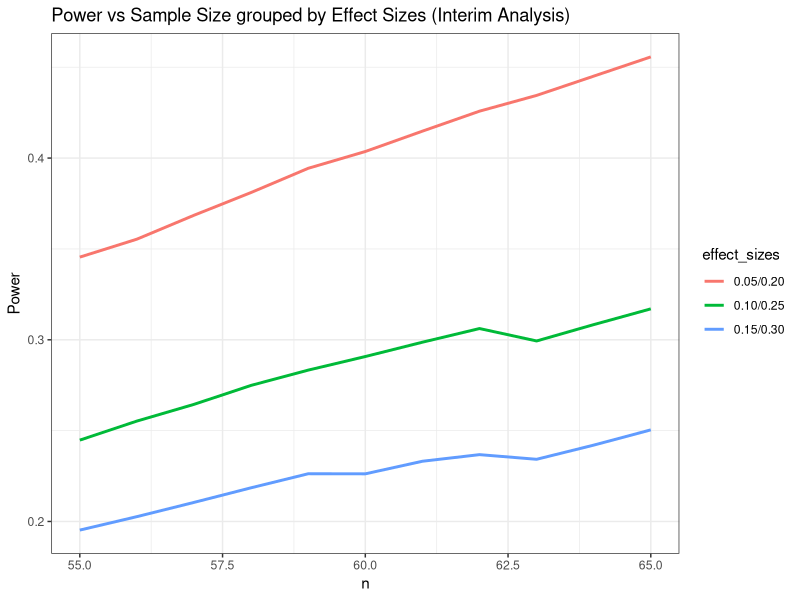
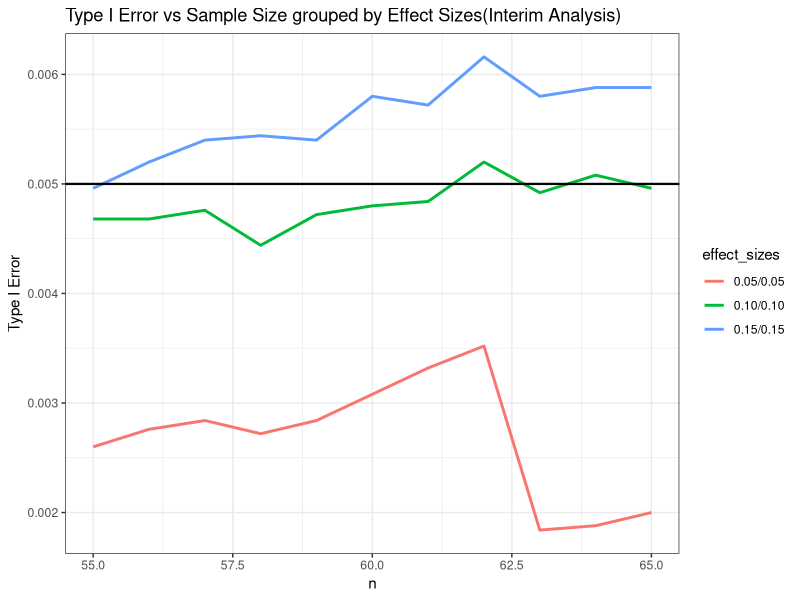
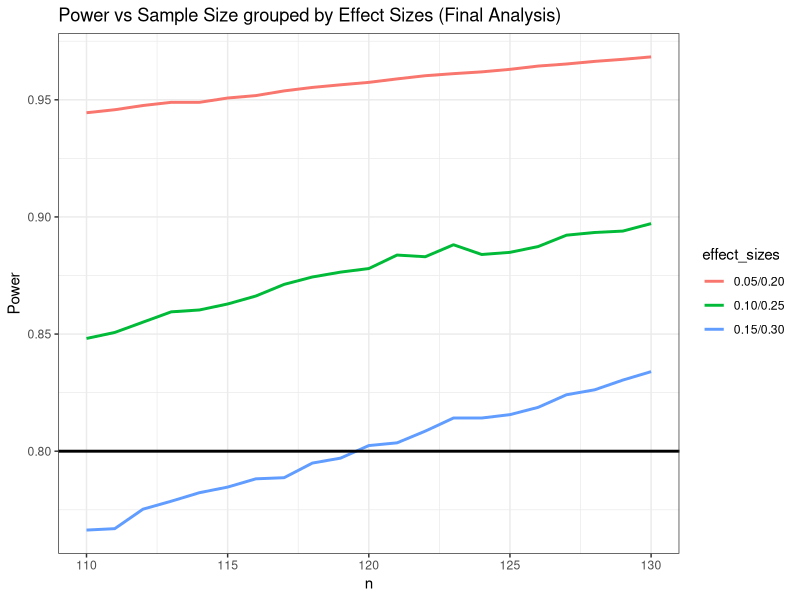
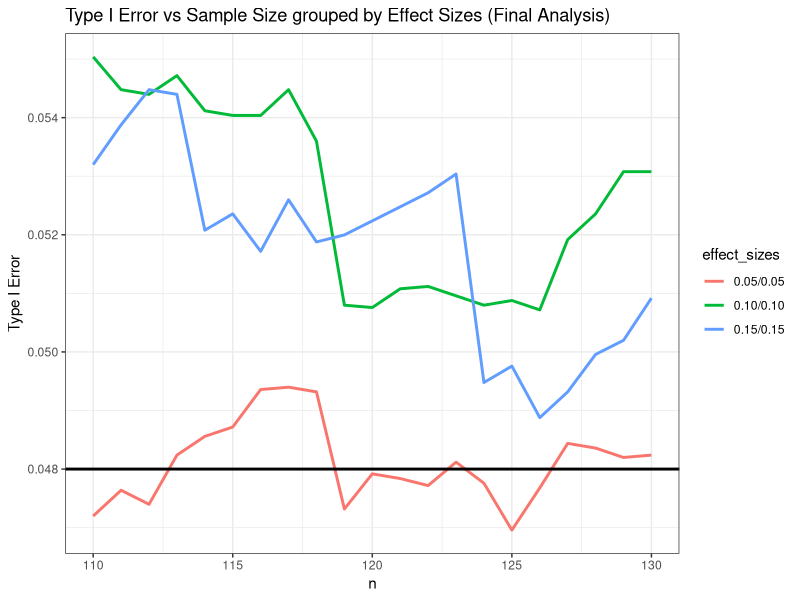
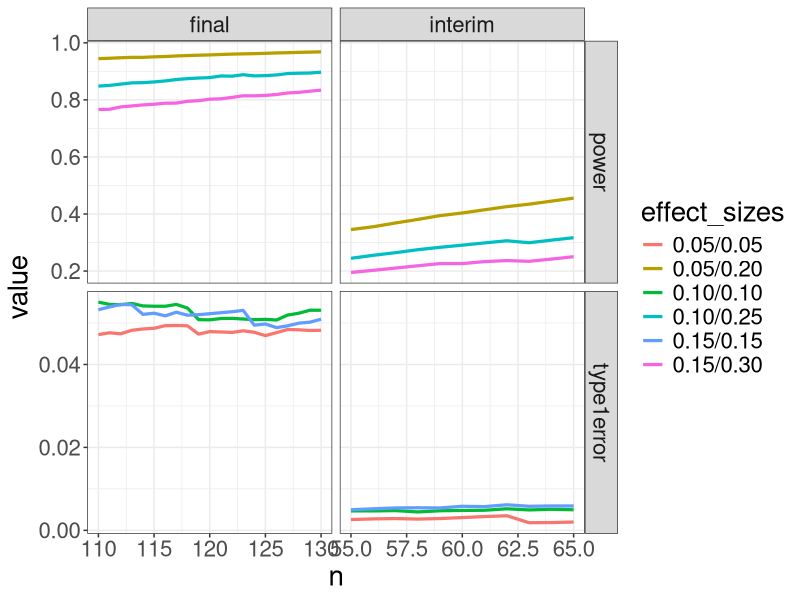

Generate these figures, in order, with R:
library(tidyverse)

###Number of simulations###

(1.96/0.005)^2*(0.2*0.8)

###Simulations###
trial_sim_bernoulli <- function(n_sim, 
                                n_A, 
                                n_B, 
                                pA,
                                pB,
                                seed = sample(.Machine$integer.max, 1)) {
  set.seed(seed)
  start_sim = Sys.time();
  all_data_A <- 
    rbinom(n_sim, n_A, pA) / n_A;
  all_data_B <-
    rbinom(n_sim, n_B, pB) / n_B;
  estimated_sigmasq_A <- all_data_A * (1 -  all_data_A);
  estimated_sigmasq_B <- all_data_B * (1 -  all_data_B);
  z_stat <-
    (all_data_A - all_data_B) / 
    sqrt(estimated_sigmasq_A / n_A + estimated_sigmasq_B / n_B);
  list(pvalues_t = 2 * pnorm(q = abs(z_stat), mean = 0, sd = 1, 
                          lower.tail = FALSE), 
       runtime = Sys.time() - start_sim);  
}

trial_sim_bernoulli_new <- function(n_sim, 
                                n_A, 
                                n_B, 
                                pA,
                                pB,
                                seed = sample(.Machine$integer.max, 1)) {
  set.seed(seed)
  start_sim = Sys.time();
  all_data_A <- 
    rbinom(n_sim, n_A, pA) / n_A;
  all_data_B <-
    rbinom(n_sim, n_B, pB) / n_B;
  estimated_sigmasq_A <- all_data_A * (1 -  all_data_A);
  estimated_sigmasq_B <- all_data_B * (1 -  all_data_B);
  z_stat <-
    (all_data_A - all_data_B) / 
    sqrt(estimated_sigmasq_A / n_A + estimated_sigmasq_B / n_B);
  pvalues_t = 2 * pnorm(q = abs(z_stat), 
                          mean = 0, sd = 1, 
                          lower.tail = FALSE);
  return(data.frame(z_stat, pvalues_t))
}

###Trying different sample sizes###

#Interim analysis
pvals_interim_null_1 = list()
pvals_interim_null_2 = list()
pvals_interim_null_3 = list()
type1error_interim_1 = c()
type1error_interim_2 = c()
type1error_interim_3= c()

pvals_interim_alt_1 = list()
pvals_interim_alt_2 = list()
pvals_interim_alt_3 = list()
power_interim_1 = c()
power_interim_2 = c()
power_interim_3 = c()

for(i in 55:65){
  
  pvals_interim_null_1[[i]] = unname(unlist(trial_sim_bernoulli(25000, i, i, 0.05, 0.05, seed = 456)))
  pvals_interim_null_2[[i]] = unname(unlist(trial_sim_bernoulli(25000, i, i, 0.1, 0.1, seed = 456)))
  pvals_interim_null_3[[i]] = unname(unlist(trial_sim_bernoulli(25000, i, i, 0.15, 0.15, seed = 456)))
  
  type1error_interim_1[i] = length(which(pvals_interim_null_1[[i]]<0.005))/length(pvals_interim_null_1[[i]])
  type1error_interim_2[i] = length(which(pvals_interim_null_2[[i]]<0.005))/length(pvals_interim_null_2[[i]])
  type1error_interim_3[i] = length(which(pvals_interim_null_3[[i]]<0.005))/length(pvals_interim_null_3[[i]])
  
  pvals_interim_alt_1[[i]] = unname(unlist(trial_sim_bernoulli(25000, i, i, 0.05, 0.2, seed = 456)))
  pvals_interim_alt_2[[i]] = unname(unlist(trial_sim_bernoulli(25000, i, i, 0.1, 0.25, seed = 456)))
  pvals_interim_alt_3[[i]] = unname(unlist(trial_sim_bernoulli(25000, i, i, 0.15, 0.3, seed = 456)))
  
  power_interim_1[i] = length(which(pvals_interim_alt_1[[i]]<0.005))/length(pvals_interim_alt_1[[i]])
  power_interim_2[i] = length(which(pvals_interim_alt_2[[i]]<0.005))/length(pvals_interim_alt_2[[i]])
  power_interim_3[i] = length(which(pvals_interim_alt_3[[i]]<0.005))/length(pvals_interim_alt_3[[i]])
}

type1error_interim_1 = type1error_interim_1[55:65]
type1error_interim_2 = type1error_interim_2[55:65]
type1error_interim_3 = type1error_interim_3[55:65]

power_interim_1 = power_interim_1[55:65]
power_interim_2 = power_interim_2[55:65]
power_interim_3 = power_interim_3[55:65]


#Final Analysis
pvals_final_null_1 = list()
pvals_final_null_2 = list()
pvals_final_null_3 = list()
type1error_final_1 = c()
type1error_final_2 = c()
type1error_final_3= c()

pvals_final_alt_1 = list()
pvals_final_alt_2 = list()
pvals_final_alt_3 = list()
power_final_1 = c()
power_final_2 = c()
power_final_3 = c()

for(i in 110:130){
  
  pvals_final_null_1[[i]] = unname(unlist(trial_sim_bernoulli(25000, i, i, 0.05, 0.05, seed = 456)))
  pvals_final_null_2[[i]] = unname(unlist(trial_sim_bernoulli(25000, i, i, 0.1, 0.1, seed = 456)))
  pvals_final_null_3[[i]] = unname(unlist(trial_sim_bernoulli(25000, i, i, 0.15, 0.15, seed = 456)))
  
  type1error_final_1[i] = length(which(pvals_final_null_1[[i]]<0.048))/length(pvals_final_null_1[[i]])
  type1error_final_2[i] = length(which(pvals_final_null_2[[i]]<0.048))/length(pvals_final_null_2[[i]])
  type1error_final_3[i] = length(which(pvals_final_null_3[[i]]<0.048))/length(pvals_final_null_3[[i]])
  
  pvals_final_alt_1[[i]] = unname(unlist(trial_sim_bernoulli(25000, i, i, 0.05, 0.2, seed = 456)))
  pvals_final_alt_2[[i]] = unname(unlist(trial_sim_bernoulli(25000, i, i, 0.1, 0.25, seed = 456)))
  pvals_final_alt_3[[i]] = unname(unlist(trial_sim_bernoulli(25000, i, i, 0.15, 0.3, seed = 456)))
  
  power_final_1[i] = length(which(pvals_final_alt_1[[i]]<0.048))/length(pvals_final_alt_1[[i]])
  power_final_2[i] = length(which(pvals_final_alt_2[[i]]<0.048))/length(pvals_final_alt_2[[i]])
  power_final_3[i] = length(which(pvals_final_alt_3[[i]]<0.048))/length(pvals_final_alt_3[[i]])
}

type1error_final_1 = type1error_final_1[110:130]
type1error_final_2 = type1error_final_2[110:130]
type1error_final_3 = type1error_final_3[110:130]

power_final_1 = power_final_1[110:130]
power_final_2 = power_final_2[110:130]
power_final_3 = power_final_3[110:130]

type1error_interim = data.frame(cbind(type1error_interim_1, type1error_interim_2, type1error_interim_3))
type1error_final = data.frame(cbind(type1error_final_1, type1error_final_2, type1error_final_3))

power_interim = data.frame(cbind(power_interim_1, power_interim_2, power_interim_3))
power_final = data.frame(cbind(power_final_1, power_final_2, power_final_3))

final = cbind(type1error_final, power_final)
interim = cbind(type1error_interim, power_interim)

final$n = 110:130
interim$n = 55:65

newfinal = final %>%
  pivot_longer(c(type1error_final_1, type1error_final_2, type1error_final_3, power_final_1, power_final_2, power_final_3),
               names_to = "effect_sizes", values_to = "value")

newinterim = interim %>%
  pivot_longer(c(type1error_interim_1, type1error_interim_2, type1error_interim_3, power_interim_1, power_interim_2, power_interim_3),
               names_to = "effect_sizes", values_to = "value")


newvar_final = str_split(newfinal$effect_sizes, pattern = "_", n = nrow(newfinal))
newvar_interim = str_split(newinterim$effect_sizes, pattern = "_", n = nrow(newinterim))

for(i in 1:nrow(newfinal)){
  newfinal$stat[i] = newvar_final[[i]][1]
  newfinal$effect_sizes[i] = newvar_final[[i]][3]
}

for(i in 1:nrow(newinterim)){
  newinterim$stat[i] = newvar_interim[[i]][1]
  newinterim$effect_sizes[i] = newvar_interim[[i]][3]
}

newfinal$effect_sizes = ifelse(newfinal$effect_sizes == 1 & newfinal$stat == "type1error", "0.05/0.05", 
                               ifelse(newfinal$effect_sizes == 1 & newfinal$stat == "power", "0.05/0.20",
                                      ifelse(newfinal$effect_sizes == 2 & newfinal$stat == "type1error", "0.10/0.10", 
                                             ifelse(newfinal$effect_sizes == 2 & newfinal$stat == "power", "0.10/0.25",
                                                    ifelse(newfinal$effect_sizes == 3 & newfinal$stat == "type1error", "0.15/0.15", 
                                                           "0.15/0.30")))))

newinterim$effect_sizes = ifelse(newinterim$effect_sizes == 1 & newinterim$stat == "type1error", "0.05/0.05", 
                               ifelse(newinterim$effect_sizes == 1 & newinterim$stat == "power", "0.05/0.20",
                                      ifelse(newinterim$effect_sizes == 2 & newinterim$stat == "type1error", "0.10/0.10", 
                                             ifelse(newinterim$effect_sizes == 2 & newinterim$stat == "power", "0.10/0.25",
                                                    ifelse(newinterim$effect_sizes == 3 & newinterim$stat == "type1error", "0.15/0.15", 
                                                           "0.15/0.30")))))

####Plots####
library(tidyverse)


#Power vs Sample size for interim analysis
ggplot(data = newinterim[newinterim$stat=="power",], aes(x = n, y = value, color = effect_sizes)) + geom_line(size = 1) + scale_fill_discrete(name = "Effect Sizes") + labs(title = "Power vs Sample Size grouped by Effect Sizes (Interim Analysis)", y = "Power") + theme_bw()

#Type I error vs Sample size for interim analysis
ggplot(data = newinterim[newinterim$stat=="type1error",], aes(x = n, y = value, color = effect_sizes)) + geom_line(size = 1) + scale_fill_discrete(name = "Effect Sizes") + labs(title = "Type I Error vs Sample Size grouped by Effect Sizes(Interim Analysis)", y = "Type I Error") + theme_bw() + geom_hline(aes(yintercept = 0.005), size = 0.75)


#Power vs Sample size for final analysis
ggplot(data = newfinal[newfinal$stat=="power",], aes(x = n, y = value, color = effect_sizes)) + geom_line(size = 1) + scale_fill_discrete(name = "Effect Sizes") + labs(title = "Power vs Sample Size grouped by Effect Sizes (Final Analysis)", y = "Power") + theme_bw() + geom_hline(aes(yintercept = 0.8), size = 1)

which(newfinal$stat == "power" & newfinal$value >= .80 & newfinal$effect_sizes == "0.15/0.30")

#Type I error vs Sample size for final analysis
ggplot(data = newfinal[newfinal$stat=="type1error",], aes(x = n, y = value, color = effect_sizes)) + geom_line(size = 1) + scale_fill_discrete(name = "Effect Sizes") + labs(title = "Type I Error vs Sample Size grouped by Effect Sizes (Final Analysis)", y = "Type I Error") + theme_bw() + geom_hline(aes(yintercept = 0.048), size = 1)



#Facet Wrapping

newfinal$stage = "final"
newinterim$stage = "interim"

newdata = rbind(newfinal, newinterim)

ggplot(data = newdata, aes(x = n, y = value, color = effect_sizes)) + geom_line(size = 1.1) + theme_bw() + facet_grid(stat ~ stage, scales = "free", ) + theme(text = element_text(size = 20))

#Recommended sample size is 120 patients per arm


###Probability of each outcome###

df_interim_null_1 = trial_sim_bernoulli_new(25000, 60, 60, 0.05, 0.05, seed = 456)
df_interim_null_2 = trial_sim_bernoulli_new(25000, 60, 60, 0.1, 0.1, seed = 456)
df_interim_null_3 = trial_sim_bernoulli_new(25000, 60, 60, 0.15, 0.15, seed = 456)
  
zstat_interim_null_1 = df_interim_null_1$z_stat
zstat_interim_null_2 = df_interim_null_2$z_stat
zstat_interim_null_3 = df_interim_null_3$z_stat
  
df_interim_alt_1 = trial_sim_bernoulli_new(25000, 60, 60, 0.05, 0.2, seed = 456)
df_interim_alt_2 = trial_sim_bernoulli_new(25000, 60, 60, 0.1, 0.25, seed = 456)
df_interim_alt_3 = trial_sim_bernoulli_new(25000, 60, 60, 0.15, 0.3, seed = 456)

zstat_interim_alt_1 = df_interim_alt_1$z_stat
zstat_interim_alt_2 = df_interim_alt_2$z_stat
zstat_interim_alt_3 = df_interim_alt_3$z_stat


#These are the probabilities of stopping at the interim under the null
prop_SOC_better_interim_null_1 = sum(zstat_interim_null_1>2.81, na.rm = T)/length(zstat_interim_null_1) #Removing 60 missing values
prop_trt_better_interim_null_1 = sum(zstat_interim_null_1 < -2.81, na.rm = T)/length(zstat_interim_null_1) #Removing 60 missing values

prop_SOC_better_interim_null_2 = sum(zstat_interim_null_2>2.81)/length(zstat_interim_null_2)
prop_trt_better_interim_null_2 = sum(zstat_interim_null_2 < -2.81)/length(zstat_interim_null_2)

prop_SOC_better_interim_null_3 = sum(zstat_interim_null_3>2.81)/length(zstat_interim_null_3)
prop_trt_better_interim_null_3 = sum(zstat_interim_null_3 < -2.81)/length(zstat_interim_null_3)

#These are the probabilities of stopping at the interim under the alternative
prop_SOC_better_interim_alt_1 = sum(zstat_interim_alt_1>2.81)/length(zstat_interim_alt_1)
prop_trt_better_interim_alt_1 = sum(zstat_interim_alt_1 < -2.81)/length(zstat_interim_alt_1)

prop_SOC_better_interim_alt_2 = sum(zstat_interim_alt_2>2.81)/length(zstat_interim_alt_2)
prop_trt_better_interim_alt_2 = sum(zstat_interim_alt_2 < -2.81)/length(zstat_interim_alt_2)

prop_SOC_better_interim_alt_3 = sum(zstat_interim_alt_3>2.81)/length(zstat_interim_alt_3)
prop_trt_better_interim_alt_3 = sum(zstat_interim_alt_3 < -2.81)/length(zstat_interim_alt_3)


#Final Analysis

df_final_null_1 = trial_sim_bernoulli_new(25000, 120, 120, 0.05, 0.05, seed = 456)
df_final_null_2 = trial_sim_bernoulli_new(25000, 120, 120, 0.1, 0.1, seed = 456)
df_final_null_3 = trial_sim_bernoulli_new(25000, 120, 120, 0.15, 0.15, seed = 456)

zstat_final_null_1 = df_final_null_1$z_stat
zstat_final_null_2 = df_final_null_2$z_stat
zstat_final_null_3 = df_final_null_3$z_stat

df_final_alt_1 = trial_sim_bernoulli_new(25000, 120, 120, 0.05, 0.2, seed = 456)
df_final_alt_2 = trial_sim_bernoulli_new(25000, 120, 120, 0.1, 0.25, seed = 456)
df_final_alt_3 = trial_sim_bernoulli_new(25000, 120, 120, 0.15, 0.3, seed = 456)

zstat_final_alt_1 = df_final_alt_1$z_stat
zstat_final_alt_2 = df_final_alt_2$z_stat
zstat_final_alt_3 = df_final_alt_3$z_stat


#These are the probabilities of rejecting the null (there is a treatment difference) at the end of the trial 
#under the null
prop_SOC_better_final_null_1 = sum(zstat_final_null_1>1.98)/length(zstat_final_null_1)
prop_trt_better_final_null_1 = sum(zstat_final_null_1 < -1.98)/length(zstat_final_null_1)

prop_SOC_better_final_null_2 = sum(zstat_final_null_2>1.98)/length(zstat_final_null_2)
prop_trt_better_final_null_2 = sum(zstat_final_null_2 < -1.98)/length(zstat_final_null_2)

prop_SOC_better_final_null_3 = sum(zstat_final_null_3>1.98)/length(zstat_final_null_3)
prop_trt_better_final_null_3 = sum(zstat_final_null_3 < -1.98)/length(zstat_final_null_3)


#These are the probabilities of rejecting the null (there is a treatment difference) at the end of the trial
#under the alternative.
prop_SOC_better_final_alt_1 = sum(zstat_final_alt_1>1.98)/length(zstat_final_alt_1)
prop_trt_better_final_alt_1 = sum(zstat_final_alt_1 < -1.98)/length(zstat_final_alt_1)

prop_SOC_better_final_alt_2 = sum(zstat_final_alt_2>1.98)/length(zstat_final_alt_2)
prop_trt_better_final_alt_2 = sum(zstat_final_alt_2 < -1.98)/length(zstat_final_alt_2)

prop_SOC_better_final_alt_3 = sum(zstat_final_alt_3>1.98)/length(zstat_final_alt_3)
prop_trt_better_final_alt_3 = sum(zstat_final_alt_3 < -1.98)/length(zstat_final_alt_3)


#This is the probability of failing to reject the null (i.e. no difference) at the end of the trial under the null

prop_fail_to_reject_null_1 = 1 - prop_SOC_better_final_null_1 - prop_trt_better_final_null_1
prop_fail_to_reject_null_2 = 1 - prop_SOC_better_final_null_2 - prop_trt_better_final_null_2
prop_fail_to_reject_null_3 = 1 - prop_SOC_better_final_null_3 - prop_trt_better_final_null_3

#This is the probability of failing to reject the null (i.e. no difference) at the end of the trial under the alternative

prop_fail_to_reject_alt_1 = 1 - prop_SOC_better_final_alt_1 - prop_trt_better_final_alt_1
prop_fail_to_reject_alt_2 = 1 - prop_SOC_better_final_alt_2 - prop_trt_better_final_alt_2
prop_fail_to_reject_alt_3 = 1 - prop_SOC_better_final_alt_3 - prop_trt_better_final_alt_3



###Expected Sample Size###

expected_1 = 60*prop_trt_better_interim_alt_1 + 120*(1-prop_trt_better_interim_alt_1)
expected_2 = 60*prop_trt_better_interim_alt_2 + 120*(1-prop_trt_better_interim_alt_2)
expected_3 = 60*prop_trt_better_interim_alt_3 + 120*(1-prop_trt_better_interim_alt_3)

se_expected_1 = 60*sqrt((prop_trt_better_interim_alt_1*(1-prop_trt_better_interim_alt_1))/25000)
se_expected_2 = 60*sqrt((prop_trt_better_interim_alt_2*(1-prop_trt_better_interim_alt_2))/25000)
se_expected_3 = 60*sqrt((prop_trt_better_interim_alt_3*(1-prop_trt_better_interim_alt_3))/25000)

var_expected_1 = se_expected_1^2
var_expected_2 = se_expected_2^2
var_expected_3 = se_expected_3^2